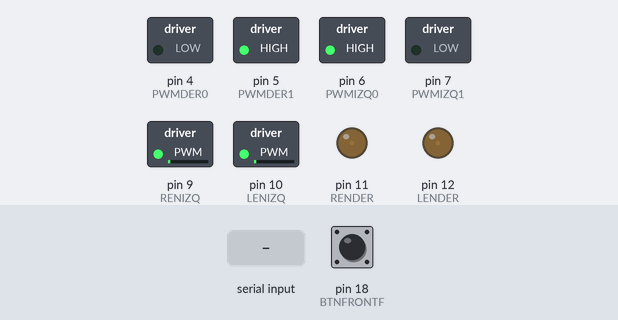
Bench run of a sketch on a simulated Arduino Mega 2560, built with avr-gcc and run on an emulated ATmega2560. Parts: switched loads named in the sketch (green lamp = pin HIGH), output pins drawn as LEDs (lit = HIGH). The test bench sets the inputs (shaded band); at power-on: pin 18 (BTNFRONTF) LOW. What the sketch prints to the serial monitor is not drawn.

Above: at 1.2 s.
1.3 s: pin 18 (BTNFRONTF) pulled HIGH for 0.15 s
4.3 s: "0" received over Serial
At 6.65 s:
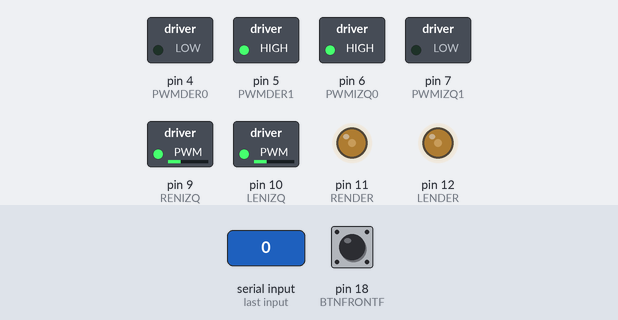
7.3 s: pin 18 (BTNFRONTF) pulled HIGH for 1 s
10.3 s: pin 18 (BTNFRONTF) pulled HIGH for 0.15 s
At 11.1 s:
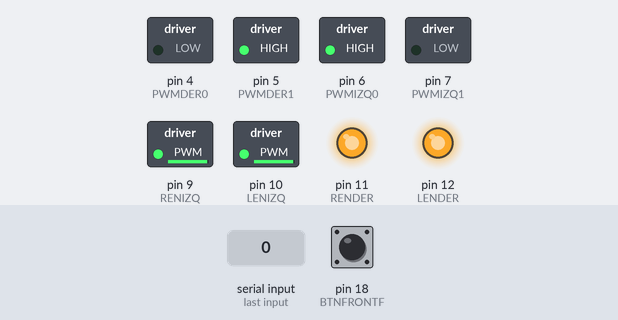
12.2 s: "1" received over Serial
15.2 s: pin 18 (BTNFRONTF) pulled HIGH for 3.2 s
Timing chart, 0 to 18.2 s (numbered marks = the images above; inputs shaded):
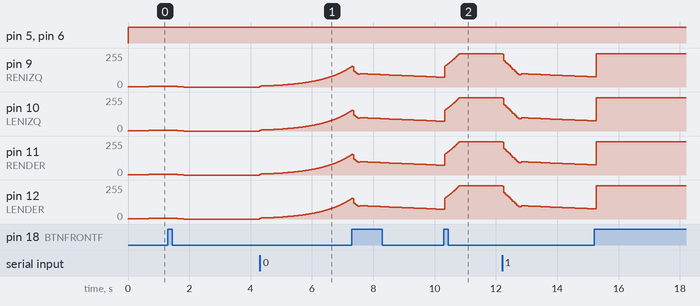

Measured:
- after the input at 4.3 s, pin 9 (RENIZQ), pin 10 (LENIZQ), pin 11 (RENDER), pin 12 (LENDER): moves from 0/255 to 153/255 over 3.0 s, starting at once

The sketch:

testPuenteH.ino
```cpp
// Pines direccion puente h
#define RENIZQ 9  // PORTH6
#define LENIZQ 10 // PORTB4
#define PWMIZQ0 6 // PORTH3
#define PWMIZQ1 7 // PORTH4

#define RENDER 11 // PB5
#define LENDER 12 // PB6
#define PWMDER0 4 // PG5
#define PWMDER1 5 // PE3

// PINES BOTONES
#define BTNBACKF 3  // Input
#define BTNBACKB 2  // Input
#define BTNFRONTF 18 // Input
#define BTNFRONTB 19 // Input


int fadeValue = 0;
int fadeValue1 = 0;

#define CW 0
#define STOP 1
uint8_t state = 0;

int pwmder;
int pwmizq;

void setup()
{
  Serial.begin(115200);
  // SALIDA PWM PUENTE H
  DDRE |= (1 << DDE3);
  DDRG |= (1 << DDG5);
  DDRB |= (1 << DDB4) | (1 << DDB5) | (1 << DDB6); // ENABLE PWM PUENTE H
  DDRH |= (1 << DDH4) | (1 << DDH3) | (1 << DDH6); // DDH6 ENABLE PWM PUENTE H

  //SALIDAS PUENTE H ENABLE
  //DDRL |= (1 << DDL4) | (1 << DDL5) | (1 << DDL6) | (1 << DDL7);

  //ENTRADA BTN FRONT
  DDRE &= ~((1 << DDE5) | (1 << DDE4));               // PINES BOTONES FRONT
  DDRD &= ~((1 << DDD2) | (1 << DDD3));               // PINES BOTONES BACK
  attachInterrupt(digitalPinToInterrupt(BTNFRONTF), blink, RISING);
}

void loop()
{
  // put your main code here, to run repeatedly:
  changeState();
  switch (state)
  {
    case CW:
      motor_CW();
      break;

    case STOP:
      motor_stop();
      break;
  }
  //delay(3000);
  //motor_stop();
  //delay(3000);
}

//Function buat motor muter ke CW
void motor_CW()
{
  digitalWrite(PWMIZQ0, HIGH); // LENIZQ // LOW Y OTRO HIGH ES PARA ATRAS
  digitalWrite(PWMIZQ1, LOW);  //RENIZQ

  digitalWrite(PWMDER0, LOW);
  digitalWrite(PWMDER1, HIGH);

  //-----------------------------------------------------------
  /*
    if (fadeValue < 255)
    {
    if (fadeValue >= 250)
    {
      fadeValue = 255;
    }
    else
    {
      fadeValue++;
    }
    analogWrite(RENIZQ, fadeValue); //PWMIZQ0
    analogWrite(LENIZQ, fadeValue); //PWMIZQ1
    if (fadeValue > 140) {
      if (fadeValue > 220) {
        delay(80);
      } else {
        delay(60);
      }
    } else {
      if (fadeValue > 50) {
        delay(7);
      } else {
        delay(3);
      }

    }

    }
  */

  if (fadeValue < 447)
  {
    fadeValue++;  // IZQ
    fadeValue1++; // DER
    //fadeValue = 0;
    //fadeValue1 = 0;
  }
  //else
  //{

  //}

  pwmizq = funcPwm(fadeValue);
  pwmder = funcPwm(fadeValue1);

  Serial.println(pwmizq);
  Serial.println(pwmder);

  analogWrite(RENIZQ, pwmizq); //Value "100" bisa diganti dengan speed yang diinginkan (0-1024), atau menggunakan input potensio, atau yang lain
  analogWrite(LENIZQ, pwmizq); //Value "100" bisa diganti dengan speed yang diinginkan (0-1024), atau menggunakan input potensio, atau yang lain
  analogWrite(LENDER, pwmder); //Value "100" bisa diganti dengan speed yang diinginkan (0-1024), atau menggunakan input potensio, atau yang lain
  analogWrite(RENDER, pwmder); //Value "100" bisa diganti dengan speed yang diinginkan (0-1024), atau menggunakan input potensio, atau yang lain

  delay(10);

  //-----------------------------------------------------------
  //analogWrite(RENIZQ, 255); //Value "100" bisa diganti dengan speed yang diinginkan (0-1024), atau menggunakan input potensio, atau yang lain
  //analogWrite(LENIZQ, 255); //Value "100" bisa diganti dengan speed yang diinginkan (0-1024), atau menggunakan input potensio, atau yang lain

  //-----------------------------------------------------------
  /*
    if (fadeValue1 < 255)
    {
    if (fadeValue1 >= 250)
    {
      fadeValue1 = 255;
    }
    else
    {
      fadeValue1++;
    }
    Serial.print("fadevalue1:  ");
    Serial.println(fadeValue1);
    analogWrite(LENDER, fadeValue1); //PWMDER0
    analogWrite(RENDER, fadeValue1); //PWMDER1
    if (fadeValue1 > 140) {
      delay(60);
    } else {
      delay(3);
    }
    }
  */

  //-----------------------------------------------------------
  //analogWrite(LENDER, 255); //PWMDER0    Value "100" bisa diganti dengan speed yang diinginkan (0-1024), atau menggunakan input potensio, atau yang lain
  //analogWrite(RENDER, 255); // PWMDER1    Value "100" bisa diganti dengan speed yang diinginkan (0-1024), atau menggunakan input potensio, atau yang lain

  //Serial.println("SENTIDO HORARIO");
}

//Function buat motor STOP
void motor_stop()
{
  if (pwmizq > 0)
  {
    if (pwmizq <= 2)
    {
      pwmizq = 0;
      pwmder = 0;
    }
    else
    {
      pwmizq--;
      pwmder--;
    }

    Serial.print("fadevalue:  ");
    Serial.println(pwmizq);
    Serial.print("fadevalue1:  ");
    Serial.println(pwmder);
    analogWrite(RENDER, pwmizq);
    analogWrite(LENDER, pwmizq);
    analogWrite(RENIZQ, pwmder);
    analogWrite(LENIZQ, pwmder);

    if (pwmizq > 100)
    {
      delay(3);
    }
    else
    {
      delay(100);
    }
  }

  analogWrite(RENDER, 0); //Value "100" bisa diganti dengan speed yang diinginkan (0-1024), atau menggunakan input potensio, atau yang lain
  analogWrite(LENDER, 0); //Value "100" bisa diganti dengan speed yang diinginkan (0-1024), atau menggunakan input potensio, atau yang lain
  analogWrite(RENIZQ, 0);
  analogWrite(LENIZQ, 0);
}

void changeState()
{
  /*
    static unsigned long previousMillis3 = 0;
    if ((millis() - previousMillis3) > 10000)
    {
    if (state > 1)
    {
      state = 0;
    }
    else
    {
      state = state + 1;
    }

    //fadeValue = 0;
    //fadeValue1 = 0;

    previousMillis3 += 10000;
    }
  */
  if (Serial.available() > 0)
  {
    char incomingByte = Serial.read();
    Serial.println(incomingByte);
    if (incomingByte == '0')
    {
      state = 0;
    }
    else
    {
      state = 1;
    }
  }
}

int funcPwm(int &t)
{
  return (int)2 * exp(0.0108 * t);
}

void blink() {
  cli();
  delay(600);

  Serial.println("--------------------------------------------------------INTE");
  if (state == 0) {
    state = 1;
  } else {
    state = 0;
  }
  sei();
}
```
